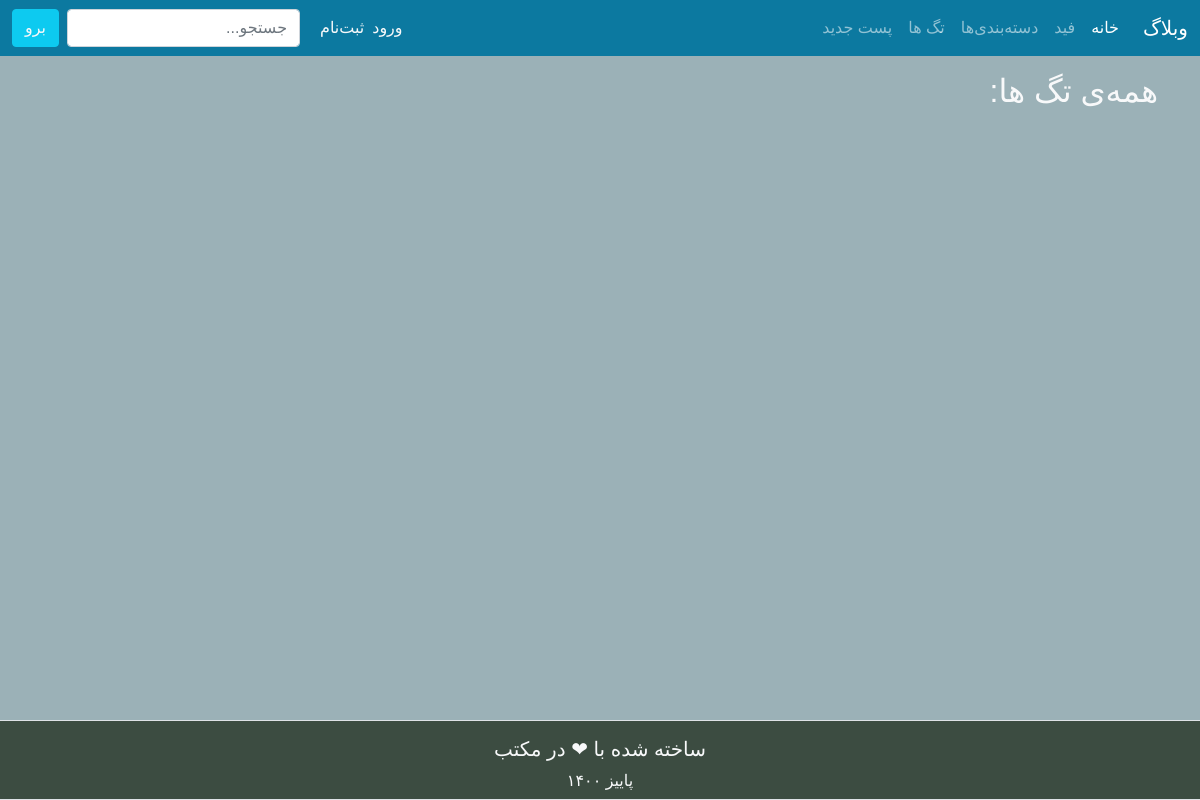
The page /feed/tags/ on the database as committed earlier.
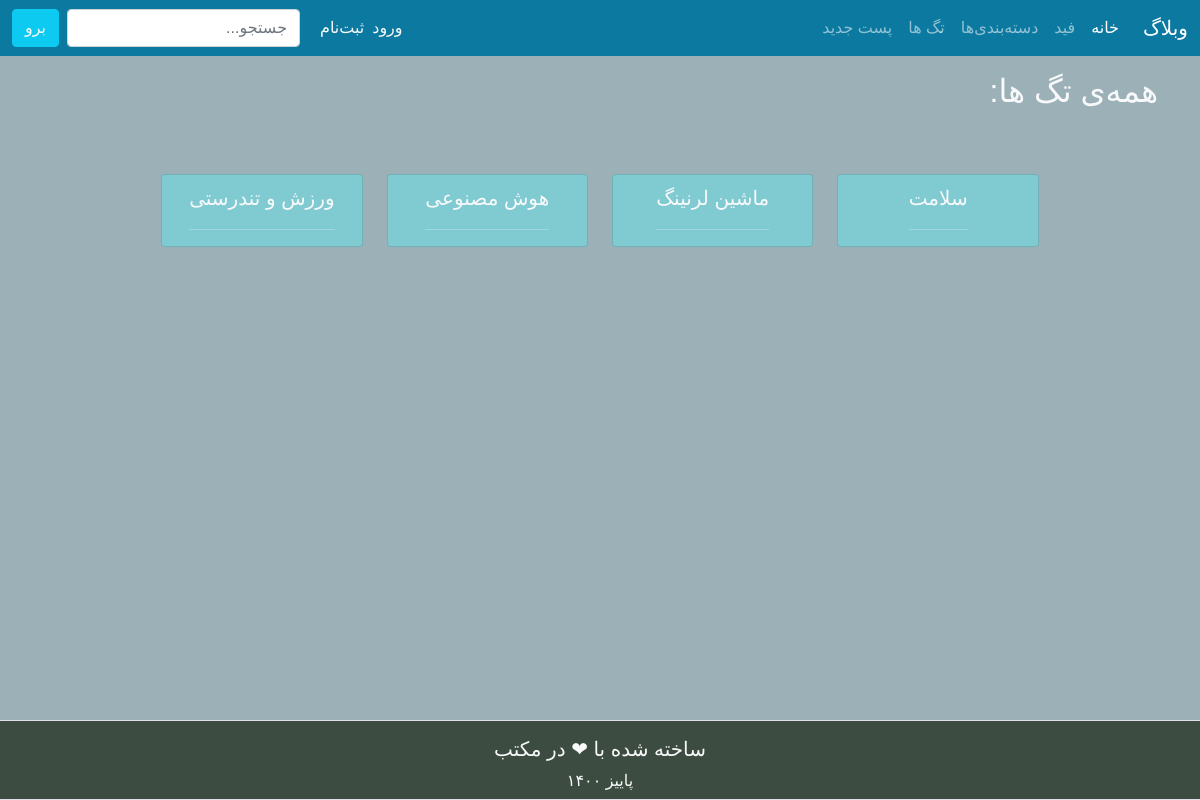
The same page on the database as committed later.
### feed/models.py (models this page shows, shortened)
class Tag(models.Model):
    name = models.CharField("نام", max_length=100, unique=True)
    owner = models.ForeignKey(
        User,
        on_delete=CASCADE,
        related_name='tags',
        verbose_name="سازنده"
    )
    slug = models.SlugField(null=True, blank=True, allow_unicode=True)
    class Meta:
        ordering = ["name"]
    def get_absolute_url(self):
        return reverse('tag_detail', kwargs={'slug': self.slug})

### feed/views.py (the view)
# urls.py: path('feed/tags/', TagListView.as_view(), name='tag_list'),
class TagListView(ListView):
    model = Tag
    template_name = 'feed/tags.html'

### feed/templates/feed/tags.html (shortened to what this page needs)
{% extends 'base.html' %}
{% load static %}
{% block static_css %}
    <link rel="stylesheet" href="{% static 'css/gtt_button.css' %}">
{% endblock static_css %}
{% block content %}
    <div class="container">
        <div class="row justify-content-start my-3">
            <p class="h2 text-light">
                همه‌ی تگ ها:
            </p>
        </div>
        <div class="row justify-content-center my-5">
            {% for tag in tag_list %}
                <div class="col-auto my-2">
                    <div class="card align-items-center pt-2" style="width: 12.59rem; max-height: 330px; background-color: #80cad2;">
                        <a href="{{tag.get_absolute_url}}" class="lead text-light"
                                style="text-decoration: none;">
                            {{tag.name|truncatechars:100}}
                            <hr>
                        </a>
                    </div>
                </div>
            {% endfor %}
        </div>
    </div>
{% endblock content %}

Rows that differ between the two databases and show on the page:
added Tag: name "سلامت"
added Tag: name "ماشین لرنینگ"
added Tag: name "هوش مصنوعی"
added Tag: name "ورزش و تندرستی"
